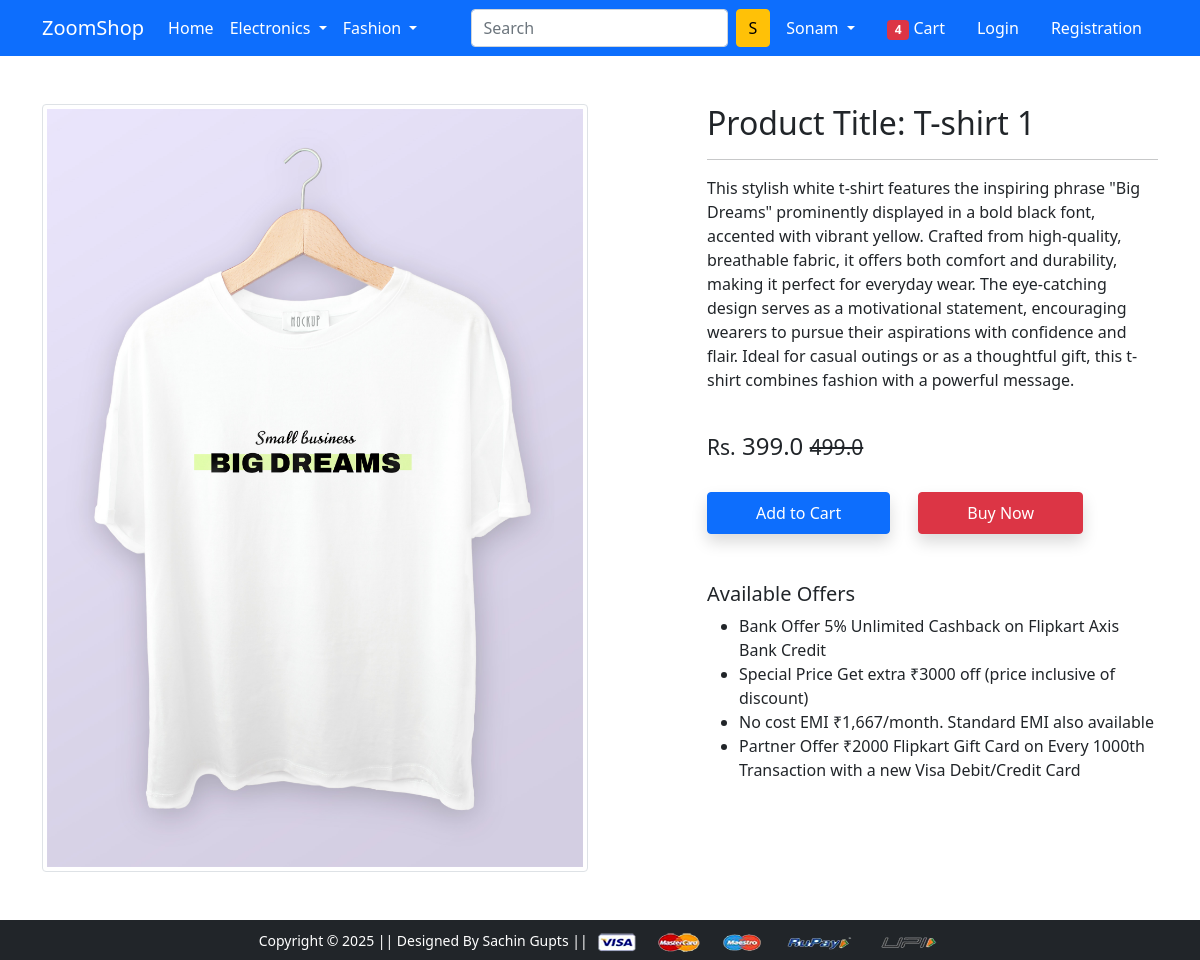
Page /product-detail/6/ on the committed database.
### ZoomShop/models.py (models this page shows, shortened)
class ProductDB(models.Model):
    title = models.CharField(max_length=128)
    tag = models.CharField(max_length=128)
    selling_price = models.FloatField()
    discounted_price = models.FloatField()
    description = models.TextField()
    brand = models.CharField(max_length=128)
    category = models.CharField(choices=CATEGORY_CHOICES, max_length=10)  # noqa: F811
    product_image = models.ImageField(upload_to='media/productImage')

### ZoomShop/views.py (the view)
# urls.py: path('product-detail/<int:id>/', views.ProductDetailView.as_view(), name='product-detail'),
class ProductDetailView(View):
 def get(self, request, id):
  product = ProductDB.objects.get(pk = id)
  return render(request, 'product/Productdetail.html', {'product' : product})

### ZoomShop/templates/ZoomShop/product/productdetail.html (shortened to what this page needs)
{% extends 'ZoomShop/base.html' %}
{% load static %}
{% block main-content %}
<div class="container my-5">
 <div class="row">
  <div class="col-sm-6 text-center align-self-center">
   <img src="{{product.product_image.url}}" alt="" class="img-fluid img-thumbnail">
  </div>
  <div class="col-sm-5 offset-sm-1">
   <h2>Product Title: {{product.title}}</h2>
   <hr>
   <p>{{product.description}}</p> <br>
   <h4><small>Rs.</small> {{product.discounted_price}} <small class="fw-light text-decoration-line-through">{{product.selling_price}}</small></h4> <br>
   <a href="{% url 'add-to-cart' %}" class="btn btn-primary shadow px-5 py-2">Add to Cart</a>
   <a href="{% url 'buy-now' %}" class="btn btn-danger shadow px-5 py-2 ms-4">Buy Now</a>
   <h5 class="mt-5">Available Offers</h5>
   <ul>
    <li>Bank Offer 5% Unlimited Cashback on Flipkart Axis Bank Credit</li>
    <li>Special Price Get extra ₹3000 off (price inclusive of discount)</li>
    <li>No cost EMI ₹1,667/month. Standard EMI also available</li>
    <li>Partner Offer ₹2000 Flipkart Gift Card on Every 1000th Transaction with a new Visa Debit/Credit Card</li>
   </ul>
  </div>
 </div>
</div>
{% endblock main-content %}

### rows in the picture
ProductDB: product_image (picture), title "T-shirt 1", description "This stylish white t-shirt features the inspiring phrase \"Big Dreams\" prominently displayed in a bold black font, accented with vibrant yellow. Crafted from high-quality, breathable fabric, it offers both comfort and durability, making it perfect for everyday wear. The eye-catching design serves as a motivational statement, encouraging wearers to pursue their aspirations with confidence and flair. Ideal for casual outings or as a thoughtful gift, this t-shirt combines fashion with a powerful message.", discounted_price "399.0", selling_price "499.0"
